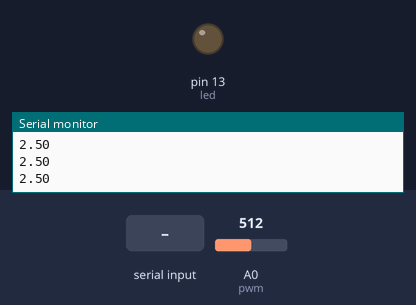
A sketch run on a simulated Arduino Uno, built with avr-gcc and run on an emulated ATmega328P. Shown: output pins drawn as LEDs (lit = HIGH), the last lines printed to the serial monitor. The inputs (shaded band) are chosen by the test bench; at power-on: A0 (pwm) = 512.

Above: at 1.2 s.
1.3 s: "on" received over Serial
At 1.8 s:
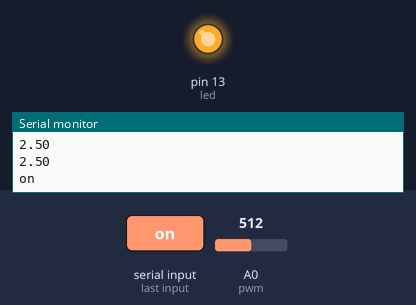
2.9 s: "off" received over Serial
At 3.6 s:
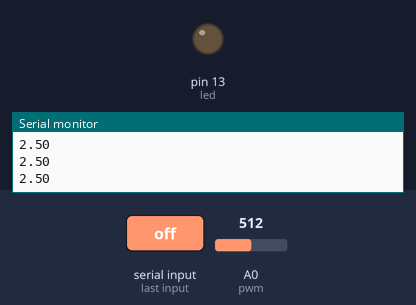
Timing chart, 0 to 5.9 s (numbered marks = the images above; inputs shaded):
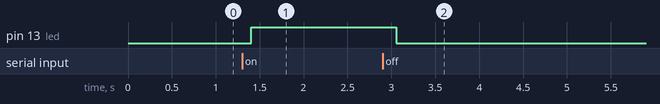

The sketch:

D0A0_BT_SnR.ino
```cpp
/*Created by Joseph Locsin Katigbak, LX Robotics Engineer, 01/24/18
 * Simple BT function test
 * - as MCU ISBAT connect to Bluetooth.
 * - as MCU ISBAT send data to Mobile app through Bluetooth.
 * - as Mobile App ISBAT read from MCU through Bluetooth.
 * - as Mobile App ISBAT send to MCU data thru Bluetooth.
*/

String readString;            //necessary string function to timeout after string has been read.
int led = 13;                 //Declare digital pin
int pwm = A0;                 //Declare analog pin

void setup() {
  Serial.begin(9600);         //Begin Bluetooth Serial Comms.
  pinMode(led, OUTPUT);       //Set Led as Input
  pinMode(pwm, INPUT);        //Set Led as Output
}

void loop() {

  float val = analogRead(pwm);      //Read A0 value
  float volts = val/205;            //Equates directly to the amount of Voltage recieved by input
  Serial.println(volts);            //Prints value

  while(Serial.available()){      //Checks Serial Availability for bluetooth transmission
    delay(50);
    char c=Serial.read();         //Reads the letters one by one
    readString+=c;                //Combines it into the readString function, function breaks after input string is acknowledged. It will loop and stack if you use a made string Ex: readStrin, string1.
  }
  if(readString.length()>0){      //Checks is their is data in transmission
    Serial.println(readString);   //Prints the received data

    if (readString =="on"){
    digitalWrite(led, HIGH);      //If Bluetooth receives "on" from the readString function it will do its command turning the LED ON.
      delay(500);
    }
    if (readString =="off"){
    digitalWrite(led, LOW);       //If Bluetooth receives "off" from the readString function it will do its command turning the LED OFF.
      delay(500);
    }
    readString="";                //Clears the readString function allowing and accepting new data to come through.
  }

}
```

Measured:
- after the input at 1.3 s, pin 13 (led): LOW → HIGH after 0.11 s
- after the input at 2.9 s, pin 13 (led): HIGH → LOW after 0.16 s
